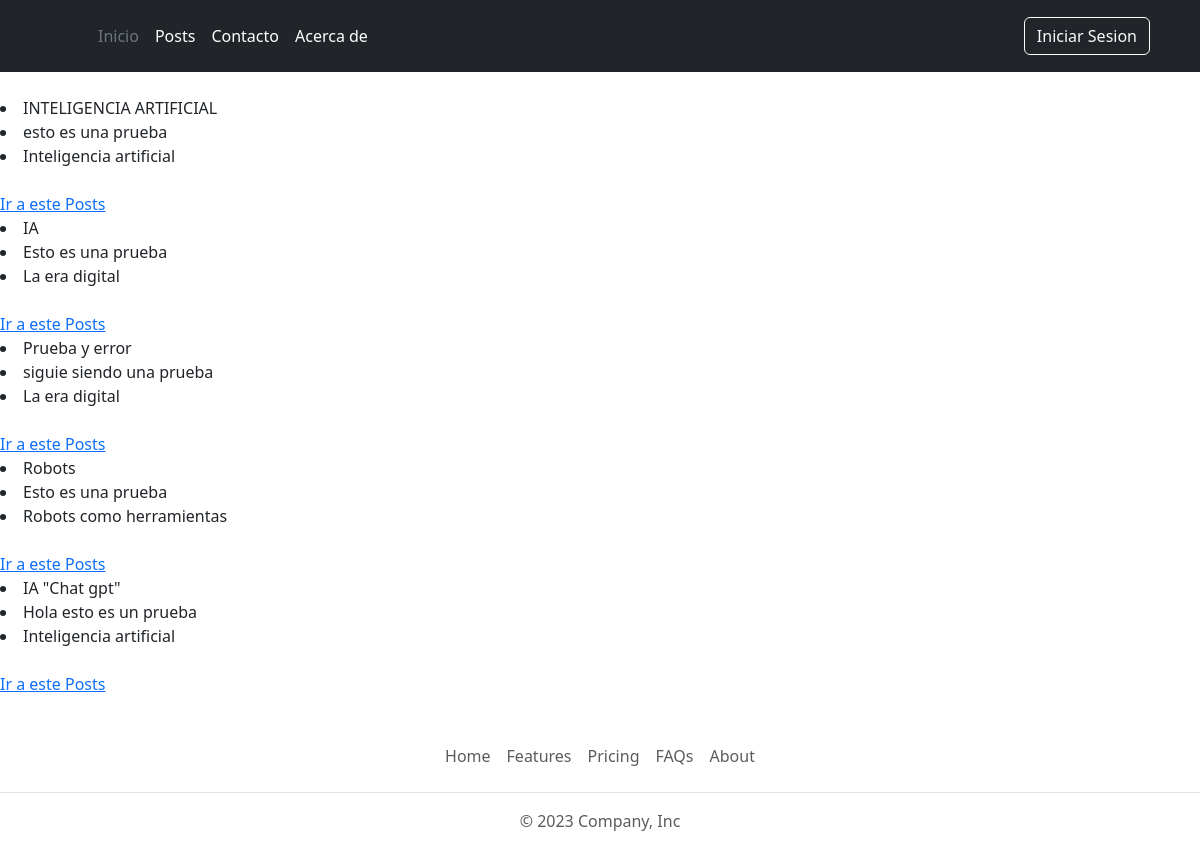
The app's page /posts/, older data.
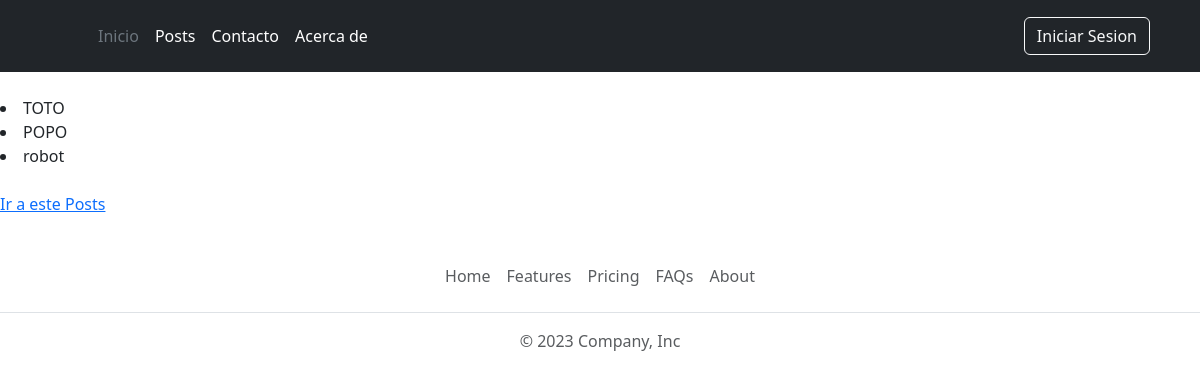
The same page, newer data.
### apps/post/models.py (models this page shows, shortened)
class Post(models.Model):
    usuario = models.ForeignKey(User, on_delete=models.CASCADE, related_name="posts")
    titulo = models.CharField(max_length=50, null=False)
    subtitulo = models.CharField(max_length=100, null=True, blank=True)
    fecha = models.DateTimeField(auto_now_add=True)
    texto = models.TextField(null=False)
    activo = models.BooleanField(default=True)
    categoria = models.ForeignKey(Categoria, on_delete=models.SET_NULL, null=True, default="sin categoria")
    imagen = models.ImageField(null=True, blank=True, upload_to="media", default="static/post_default.png")
    publicado = models.DateTimeField(default=timezone.now)
    class Meta:
        ordering = ("-publicado",)

class Categoria(models.Model):
    nombre = models.CharField(max_length=30, null=False)
    def __str__(self):
        return self.nombre

### apps/post/views.py (the view)
# urls.py: path("posts/",PostListView.as_view(), name ="posts"),
class PostListView(ListView):
    model = Post
    template_name = "posts/posts.html"
    context_object_name = "posts"

### templates/posts/posts.html (shortened to what this page needs)
{% extends 'base.html' %}
{% block contenido %}
    {% for i in posts %}
        <br>
        <li>{{ i.titulo }}</li>
        <li>{{ i.subtitulo }}</li>
        <li>{{ i.categoria }}</li>
        <br>
        <a id="boton_post" href= "{% url 'apps.post:post_individual' i.id %}">
            Ir a este Posts
        </a>
        {% empty %}
        <h1>No hay registros</h1>
    {% endfor %}
    <br>
{% endblock %}

### templates/base.html (shortened to what this page needs)
{% load static %}
<!doctype html>
<html lang="es-ar">
<head>
  <link href="https://cdn.jsdelivr.net/npm/bootstrap@5.3.0/dist/css/bootstrap.min.css" rel="stylesheet">
  <link rel="stylesheet" href="{% static 'css/main.css' %}">
</head>
<body>
  <header class="p-3 text-bg-dark">
    <div class="container">
      <div class="d-flex flex-wrap align-items-center justify-content-center justify-content-lg-start">
        <a href="/" class="d-flex align-items-center mb-2 mb-lg-0 text-white text-decoration-none">
          <svg class="bi me-2" width="40" height="32" role="img" aria-label="Bootstrap"><use xlink:href="#bootstrap"></use></svg>
        </a>
        <ul class="nav col-12 col-lg-auto me-lg-auto mb-2 justify-content-center mb-md-0">
          <li><a href="{% url 'index' %}" class="nav-link px-2 text-secondary">Inicio</a></li>
          <li><a href="{% url "apps.post:posts" %}" class="nav-link px-2 text-white">Posts</a></li>
          <li><a href="{% url "apps.contacto:contacto" %}" class="nav-link px-2 text-white">Contacto</a></li>
          <li><a href="#" class="nav-link px-2 text-white">Acerca de</a></li>
        </ul>
        <div>
          <a href="{% url 'apps.usuario:login' %}" type="button"  class="btn btn-outline-light me-2">Iniciar Sesion</a>
        </div>
      </div>
    </div>
  </header>
  <main>
    {% block contenido %}
    {% endblock %}
  </main>
  <footer class="py-3 my-4">
    <ul class="nav justify-content-center border-bottom pb-3 mb-3">
      <li class="nav-item"><a href="#" class="nav-link px-2 text-body-secondary">Home</a></li>
      <li class="nav-item"><a href="#" class="nav-link px-2 text-body-secondary">Features</a></li>
      <li class="nav-item"><a href="#" class="nav-link px-2 text-body-secondary">Pricing</a></li>
      <li class="nav-item"><a href="#" class="nav-link px-2 text-body-secondary">FAQs</a></li>
      <li class="nav-item"><a href="#" class="nav-link px-2 text-body-secondary">About</a></li>
    </ul>
    <p class="text-center text-body-secondary">© 2023 Company, Inc</p>
  </footer>
</body>
</html>

Row changes from the older to the newer data that the page shows:
removed Post: titulo "INTELIGENCIA ARTIFICIAL", subtitulo "esto es una prueba", categoria "Inteligencia artificial"
removed Post: titulo "IA", subtitulo "Esto es una prueba", categoria "La era digital"
removed Post: titulo "Prueba y error", subtitulo "siguie siendo una prueba", categoria "La era digital"
removed Post: titulo "Robots", subtitulo "Esto es una prueba", categoria "Robots como herramientas"
removed Post: titulo "IA \"Chat gpt\"", subtitulo "Hola esto es un prueba", categoria "Inteligencia artificial"
added Post: titulo "TOTO", subtitulo "POPO", categoria "robot"
